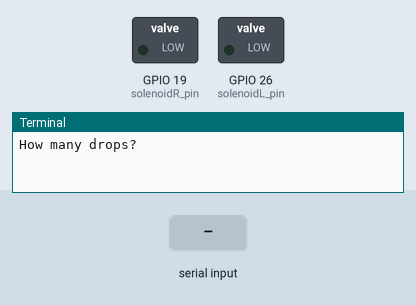
Bench run of a program on a simulated Raspberry Pi (BCM pin numbers). Shown: switched loads named in the program (green lamp = pin HIGH), the last lines printed to the terminal. The test bench sets the inputs (shaded band). The camera gives no picture and a still takes 0.5 s; the clock reads 2024-03-15 10:24:30 at power-on unless the program sets it.

Above: at 1.2 s.
1.3 s: "5" typed at the terminal, then Enter
2.8 s: "90" typed at the terminal, then Enter
4.3 s: "L" typed at the terminal, then Enter
At 5.0 s:
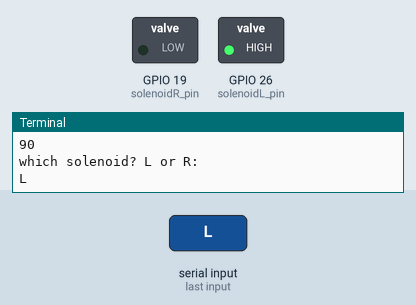
Timing chart, 0 to 7.3 s (numbered marks = the images above; inputs shaded):
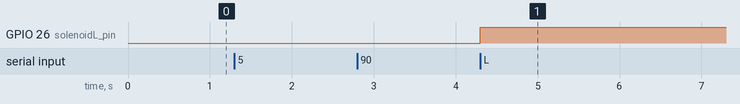

The program:

calc_water_drops.py
```python
#open solenoids to fill before session
import multiprocessing as mp
import RPi.GPIO as GPIO
from time import sleep # mktime, strptime
import time
import datetime
from datetime import datetime,timedelta
from sys import exit
import random
import gc
from os import path, mkdir
import numpy as np
import csv
import picamera

import datetime
import os

solenoidL_pin = 26
solenoidR_pin = 19

GPIO.setmode(GPIO.BCM) # Use board numbering mode
GPIO.setup(solenoidL_pin, GPIO.OUT)
GPIO.setup(solenoidR_pin, GPIO.OUT)
def dispense(solenoid, drop, t):
    """
    Opens the specified solenoid for t length of time and then closes it.
    Dependent on if the capacitive sensor is touched and will only
    dispense for allocated time t. The solenoid will stay closed if the capacitive
    sensor is touched outside the allocated time.
    """
    for i in range(1,drop+1):
        start_time = time.time() # record start time

        touched = False # flag to check if capacitive sensor is touched within allocated time
        if solenoid == 'L':
            solenoid_pin = solenoidL_pin
        elif solenoid == 'R':
            solenoid_pin = solenoidR_pin

        GPIO.output(solenoid_pin, GPIO.HIGH)
        #print("Solenoid", str(solenoid_pin), "opened at", str(time.time()))
        time.sleep(t)
        GPIO.output(solenoid_pin, GPIO.LOW)
        #break # break the loop if solenoid has been opened


drops = int(input("How many drops? " ))
t = float(input("How long for each drop? " ))
sol = input("which solenoid? L or R: " )

dispense(sol,drops,t)
```

Measured:
- after the input at 4.3 s, GPIO 26 (solenoidL_pin): LOW → HIGH at once
